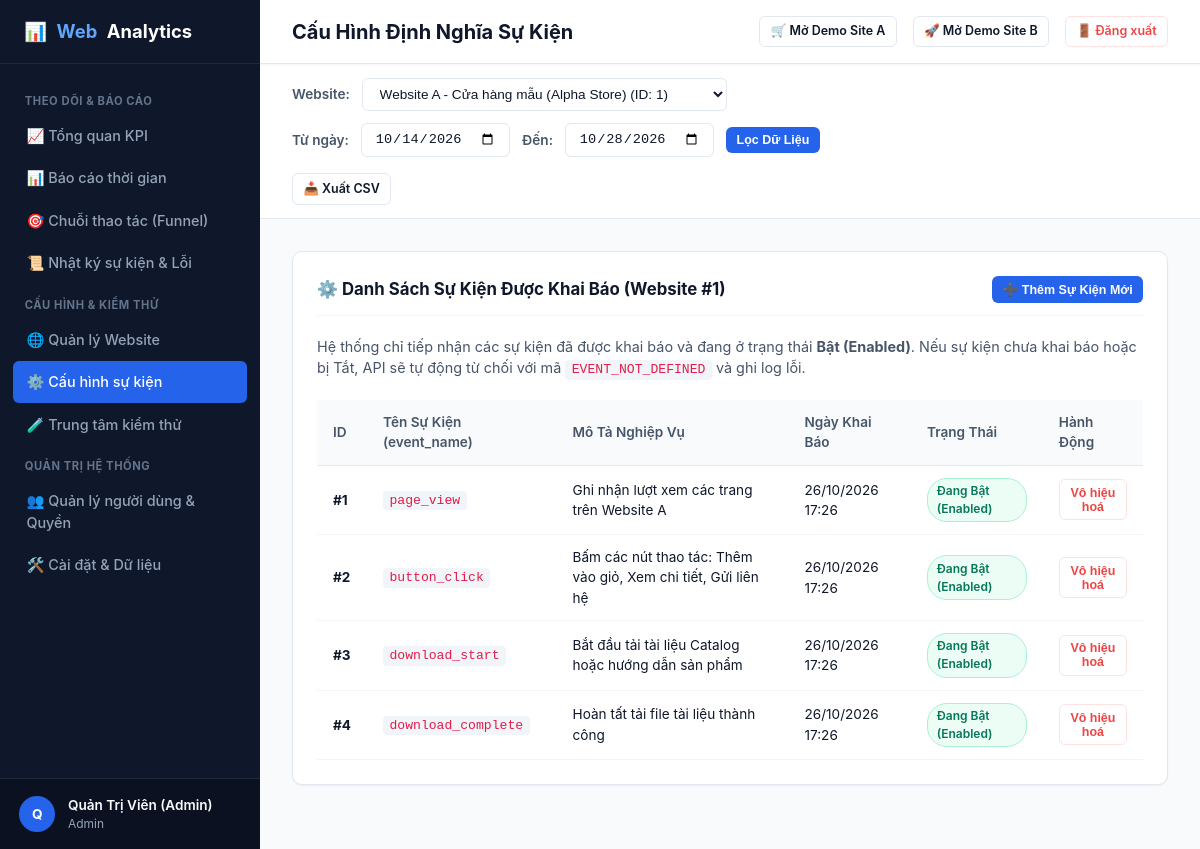
Page /event-definitions.php (signed in) on the committed database.
### tables this page shows
CREATE TABLE IF NOT EXISTS `websites` (
  `website_id` INT AUTO_INCREMENT PRIMARY KEY,
  `name` VARCHAR(150) NOT NULL COMMENT 'Ten website theo doi',
  `domain` VARCHAR(255) NOT NULL COMMENT 'Ten mien hoac dia chi goc (Origin)',
  `tracking_key` VARCHAR(64) NOT NULL UNIQUE COMMENT 'Khoa theo doi cong khai gui kem payload',
  `timezone` VARCHAR(50) NOT NULL DEFAULT 'Asia/Ho_Chi_Minh' COMMENT 'Mui gio bao cao',
  `status` ENUM('active', 'paused', 'archived') NOT NULL DEFAULT 'active' COMMENT 'Trang thai hoat dong',
  `late_event_window_hours` INT NOT NULL DEFAULT 24 COMMENT 'Khoang chap nhan su kien den muon (gio)',
  `created_at` DATETIME NOT NULL DEFAULT CURRENT_TIMESTAMP,
  INDEX `idx_websites_status` (`status`),
  INDEX `idx_websites_tracking_key` (`tracking_key`)
);

CREATE TABLE IF NOT EXISTS `event_definitions` (
  `definition_id` INT AUTO_INCREMENT PRIMARY KEY,
  `website_id` INT NOT NULL,
  `event_name` VARCHAR(64) NOT NULL,
  `description` VARCHAR(255) NULL,
  `enabled` TINYINT(1) NOT NULL DEFAULT 1,
  `created_at` DATETIME NOT NULL DEFAULT CURRENT_TIMESTAMP,
  UNIQUE KEY `uk_website_event` (`website_id`, `event_name`),
  INDEX `idx_event_def_lookup` (`website_id`, `event_name`, `enabled`),
  CONSTRAINT `fk_event_def_website` FOREIGN KEY (`website_id`) REFERENCES `websites` (`website_id`) ON DELETE CASCADE
);

### includes/helpers.php (called while the page is built, shortened)
<?php
function e(?string $str): string {
    return htmlspecialchars((string)$str, ENT_QUOTES, 'UTF-8');
}
function get_base_url(): string {
    $scriptDir = dirname($_SERVER['SCRIPT_NAME'] ?? '');
    $scriptDir = str_replace('\\', '/', $scriptDir);
    $cleanDir = preg_replace('#/(api|includes|sdk|demo-sites.*|tests.*|scripts.*)$#', '', $scriptDir);
    $cleanDir = rtrim($cleanDir, '/');
    return $cleanDir;
}

### includes/auth.php (called while the page is built, shortened)
<?php
require_once __DIR__ . '/helpers.php';
function is_authenticated(): bool {
    return !empty($_SESSION['user_id']) && !empty($_SESSION['user_email']);
}
function get_auth_user(): ?array {
    return [
        'user_id'   => (int)$_SESSION['user_id'],
        'email'     => $_SESSION['user_email'],
        'full_name' => $_SESSION['user_name'] ?? 'User',
        'role'      => $_SESSION['user_role'] ?? 'member'
    ];
}
function is_admin(): bool {
    $user = get_auth_user();
    return $user !== null && $user['role'] === 'admin';
}

### includes/permissions.php (called while the page is built, shortened)
<?php
require_once __DIR__ . '/auth.php';
function user_can_access_website(int $websiteId, string $action = 'view'): bool {
    $user = get_auth_user();
    if ($user['role'] === 'admin') {
        return true;
    }
}
function get_accessible_websites(): array {
    $user = get_auth_user();
    $pdo = get_db_connection();
    if ($user['role'] === 'admin') {
        $stmt = $pdo->query('
            SELECT `website_id`, `name`, `domain`, `tracking_key`, `timezone`, `status`, `late_event_window_hours`, `created_at`
            FROM `websites`
            ORDER BY `website_id` ASC
        ');
        return $stmt->fetchAll();
    }
}

### event-definitions.php (the view, shortened to what this page needs)
<?php
$pageTitle = 'Cấu Hình Định Nghĩa Sự Kiện';
require_once __DIR__ . '/includes/header.php';
$pdo = get_db_connection();
$canManage = user_can_access_website($selectedWebsiteId, 'manage_tracking');
$stmt = $pdo->prepare('
    SELECT `definition_id`, `event_name`, `description`, `enabled`, `created_at`
    FROM `event_definitions`
    WHERE `website_id` = ?
    ORDER BY `definition_id` ASC
');
$stmt->execute([$selectedWebsiteId]);
$definitions = $stmt->fetchAll();
?>
<div class="card-section">
    <div class="card-title-bar">
        <h3>⚙️ Danh Sách Sự Kiện Được Khai Báo (Website #<?= $selectedWebsiteId ?>)</h3>
        <?php if ($canManage): ?>
            <button class="btn btn-primary btn-sm" onclick="document.getElementById('modal-add-event').style.display = 'block'">
                ➕ Thêm Sự Kiện Mới
            </button>
        <?php endif; ?>
    </div>
    <p style="color:var(--text-secondary); font-size:0.9rem; margin-bottom:1.25rem;">
        Hệ thống chỉ tiếp nhận các sự kiện đã được khai báo và đang ở trạng thái <b>Bật (Enabled)</b>. Nếu sự kiện chưa khai báo hoặc bị Tắt, API sẽ tự động từ chối với mã <code>EVENT_NOT_DEFINED</code> và ghi log lỗi.
    </p>
    <div class="table-responsive">
        <table class="data-table">
            <thead>
                <tr>
                    <th>ID</th>
                    <th>Tên Sự Kiện (event_name)</th>
                    <th>Mô Tả Nghiệp Vụ</th>
                    <th>Ngày Khai Báo</th>
                    <th>Trạng Thái</th>
                    <?php if ($canManage): ?><th>Hành Động</th><?php endif; ?>
                </tr>
            </thead>
            <tbody>
                <?php foreach ($definitions as $def): ?>
                    <tr>
                        <td><strong>#<?= $def['definition_id'] ?></strong></td>
                        <td>
                            <code><?= e($def['event_name']) ?></code>
                        </td>
                        <td><?= e($def['description'] ?? 'Không có mô tả') ?></td>
                        <td><?= date('d/m/Y H:i', strtotime($def['created_at'])) ?></td>
                        <td>
                            <?php if ($def['enabled']): ?>
                                <span class="badge badge-green">Đang Bật (Enabled)</span>
                            <?php else: ?>
                                <span class="badge badge-red">Đang Tắt (Disabled)</span>
                            <?php endif; ?>
                        </td>
                        <?php if ($canManage): ?>
                            <td>
                                <form method="POST" style="display:inline;">
                                    <?php if ($def['enabled']): ?>
                                        <button type="submit" class="btn btn-outline btn-sm" style="color:var(--danger); border-color:#fee2e2;">
                                            Vô hiệu hoá
                                        </button>
                                    <?php endif; ?>
                                </form>
                            </td>
                        <?php endif; ?>
                    </tr>
                <?php endforeach; ?>
            </tbody>
        </table>
    </div>
</div>
<?php require_once __DIR__ . '/includes/footer.php'; ?>

### includes/header.php (shortened to what this page needs)
<?php
require_once __DIR__ . '/../includes/auth.php';
require_once __DIR__ . '/../includes/permissions.php';
require_once __DIR__ . '/../includes/helpers.php';
$currentUser = get_auth_user();
$accessibleWebsites = get_accessible_websites();
$baseUrl = get_base_url();
$selectedWebsiteId = (int)($_GET['website_id'] ?? ($_SESSION['selected_website_id'] ?? 0));
if ($selectedWebsiteId <= 0 && !empty($accessibleWebsites)) {
    $selectedWebsiteId = (int)$accessibleWebsites[0]['website_id'];
}
$fromDate = $_GET['from_date'] ?? date('Y-m-d', strtotime('-14 days'));
$toDate   = $_GET['to_date'] ?? date('Y-m-d');
?>
<!DOCTYPE html>
<html lang="vi">
<head>
    <link rel="stylesheet" href="<?= $baseUrl ?>/assets/css/dashboard.css">
</head>
<body>
<div class="app-layout">
    <?php require_once __DIR__ . '/sidebar.php'; ?>
    <div class="main-wrapper">
        <header class="top-header">
            <div class="page-title">
                <?= e($pageTitle ?? 'Tổng quan') ?>
            </div>
            <div class="top-header-actions">
                <a href="<?= $baseUrl ?>/demo-sites/site-a/index.html" target="_blank" class="btn btn-outline btn-sm">
                    🛒 Mở Demo Site A
                </a>
                <a href="<?= $baseUrl ?>/demo-sites/site-b/index.html" target="_blank" class="btn btn-outline btn-sm">
                    🚀 Mở Demo Site B
                </a>
                <a href="<?= $baseUrl ?>/logout.php" class="btn btn-outline btn-sm" style="color:var(--danger); border-color:#fee2e2;">
                    🚪 Đăng xuất
                </a>
            </div>
        </header>
        <div class="filter-bar">
            <form id="global-filter-form" method="GET" class="filter-group">
                <div class="filter-group">
                    <span class="filter-label">Website:</span>
                    <select name="website_id" class="form-select" onchange="this.form.submit()">
                        <?php foreach ($accessibleWebsites as $site): ?>
                            <option value="<?= $site['website_id'] ?>" <?= $site['website_id'] == $selectedWebsiteId ? 'selected' : '' ?>>
                                <?= e($site['name']) ?> (ID: <?= $site['website_id'] ?>)
                            </option>
                        <?php endforeach; ?>
                    </select>
                </div>
                <div class="filter-group">
                    <span class="filter-label">Từ ngày:</span>
                    <input type="date" name="from_date" class="form-input" value="<?= e($fromDate) ?>">
                    <span class="filter-label">Đến:</span>
                    <input type="date" name="to_date" class="form-input" value="<?= e($toDate) ?>">
                    <button type="submit" class="btn btn-primary btn-sm">Lọc Dữ Liệu</button>
                </div>
            </form>
            <div class="filter-group">
                <a href="<?= $baseUrl ?>/api/analytics-export.php?website_id=<?= $selectedWebsiteId ?>&from_date=<?= e($fromDate) ?>&to_date=<?= e($toDate) ?>" class="btn btn-outline btn-sm">
                    📥 Xuất CSV
                </a>
            </div>
        </div>
        <main class="content-body">

### includes/sidebar.php
<?php
$currentScript = basename($_SERVER['SCRIPT_NAME'] ?? '');
$isAdmin = is_admin();
?>
<aside class="sidebar">
    <a href="<?= $baseUrl ?>/dashboard.php" class="sidebar-brand">
        📊 <span>Web</span>Analytics
    </a>
    <ul class="sidebar-menu">
        <li class="menu-category">Theo Dõi & Báo Cáo</li>
        <li>
            <a href="<?= $baseUrl ?>/dashboard.php" class="<?= $currentScript === 'dashboard.php' ? 'active' : '' ?>">
                📈 Tổng quan KPI
            </a>
        </li>
        <li>
            <a href="<?= $baseUrl ?>/reports.php" class="<?= $currentScript === 'reports.php' ? 'active' : '' ?>">
                📊 Báo cáo thời gian
            </a>
        </li>
        <li>
            <a href="<?= $baseUrl ?>/funnels.php" class="<?= $currentScript === 'funnels.php' ? 'active' : '' ?>">
                🎯 Chuỗi thao tác (Funnel)
            </a>
        </li>
        <li>
            <a href="<?= $baseUrl ?>/event-logs.php" class="<?= $currentScript === 'event-logs.php' ? 'active' : '' ?>">
                📜 Nhật ký sự kiện & Lỗi
            </a>
        </li>
        <li class="menu-category">Cấu Hình & Kiểm Thử</li>
        <li>
            <a href="<?= $baseUrl ?>/websites.php" class="<?= $currentScript === 'websites.php' ? 'active' : '' ?>">
                🌐 Quản lý Website
            </a>
        </li>
        <li>
            <a href="<?= $baseUrl ?>/event-definitions.php" class="<?= $currentScript === 'event-definitions.php' ? 'active' : '' ?>">
                ⚙️ Cấu hình sự kiện
            </a>
        </li>
        <li>
            <a href="<?= $baseUrl ?>/test-center.php" class="<?= $currentScript === 'test-center.php' ? 'active' : '' ?>">
                🧪 Trung tâm kiểm thử
            </a>
        </li>
        <?php if ($isAdmin): ?>
            <li class="menu-category">Quản Trị Hệ Thống</li>
            <li>
                <a href="<?= $baseUrl ?>/users.php" class="<?= $currentScript === 'users.php' ? 'active' : '' ?>">
                    👥 Quản lý người dùng & Quyền
                </a>
            </li>
            <li>
                <a href="<?= $baseUrl ?>/settings.php" class="<?= $currentScript === 'settings.php' ? 'active' : '' ?>">
                    🛠️ Cài đặt & Dữ liệu
                </a>
            </li>
        <?php endif; ?>
    </ul>
    <div class="sidebar-user">
        <div class="avatar">
            <?= strtoupper(substr($currentUser['full_name'] ?? 'U', 0, 1)) ?>
        </div>
        <div class="info">
            <div class="name"><?= e($currentUser['full_name']) ?></div>
            <div class="role"><?= e($currentUser['role']) ?></div>
        </div>
    </div>
</aside>

### includes/footer.php (shortened to what this page needs)
        </main>
    </div>
</div>
</body>
</html>

### rows in the picture
websites: website_id "1"
event_definitions: definition_id "1", event_name "page_view", description "Ghi nhận lượt xem các trang trên Website A", created_at "26/10/2026 17:26", enabled "Đang Bật (Enabled)"
event_definitions: definition_id "2", event_name "button_click", description "Bấm các nút thao tác: Thêm vào giỏ, Xem chi tiết, Gửi liên hệ", created_at "26/10/2026 17:26", enabled "Đang Bật (Enabled)"
event_definitions: definition_id "3", event_name "download_start", description "Bắt đầu tải tài liệu Catalog hoặc hướng dẫn sản phẩm", created_at "26/10/2026 17:26", enabled "Đang Bật (Enabled)"
event_definitions: definition_id "4", event_name "download_complete", description "Hoàn tất tải file tài liệu thành công", created_at "26/10/2026 17:26", enabled "Đang Bật (Enabled)"

### other values in the picture
substr($currentUser['full_name'] ?? 'U', 0, 1) "Q"
$currentUser['full_name'] "Quản Trị Viên (Admin)"
$currentUser['role'] "Admin"
$pageTitle "Cấu Hình Định Nghĩa Sự Kiện"
form field website_id "Website A - Cửa hàng mẫu (Alpha Store) (ID: 1)"
